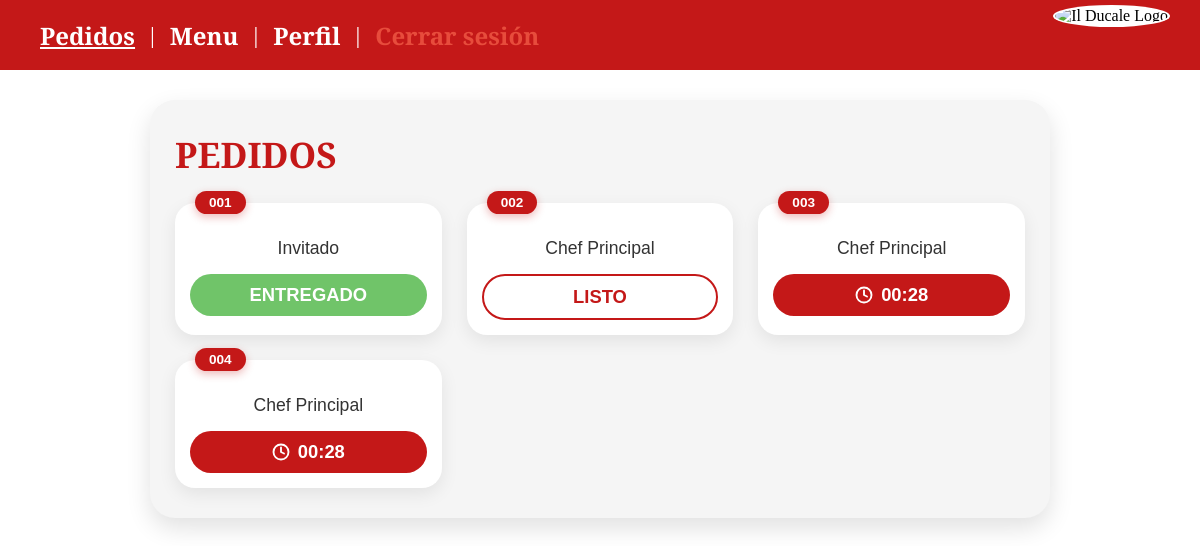
/pedidos (signed in), run on the app's committed database.
### tables this page shows
CREATE TABLE pedidos (
            id INTEGER PRIMARY KEY AUTOINCREMENT,
            cliente TEXT,
            fecha TEXT NOT NULL,
            total REAL NOT NULL,
            detalles TEXT,
            estado TEXT NOT NULL DEFAULT 'Pendiente'
        , categorias_listas TEXT DEFAULT '[]');

### app.py (the view)
@app.route("/pedidos")
def pedidos():
    if session.get('rol') != 'chef':
        return redirect(url_for('login'))
    conn = sqlite3.connect(DB_NAME)
    cursor = conn.cursor()
    cursor.execute("SELECT id, cliente, fecha, detalles, estado FROM pedidos ORDER BY id ASC")
    pedidos_db = cursor.fetchall()
    conn.close()
    pedidos_lista = []
    for p in pedidos_db:
        hora = p[2].split(" - ")[1].replace(" hs", "") if " - " in p[2] else p[2]
        pedidos_lista.append({
            'numero': f"{p[0]:03d}",
            'id_real': p[0],
            'cliente': p[1],
            'hora': hora,
            'detalles': json.loads(p[3]) if p[3] else [],
            'estado': p[4]
        })
    return render_template("pedidos.html", pedidos=pedidos_lista)

### templates/pedidos.html (shortened to what this page needs)
<!DOCTYPE html>
<html lang="es">
<head>
    <link rel="stylesheet" href="{{ url_for('static', filename='style.css') }}">
</head>
<body>
    <header class="navbar">
        <nav class="nav-links">
            <a href="/pedidos" class="active">Pedidos</a>
            <span class="divider">|</span>
            <a href="/menu_chef">Menu</a>
            <span class="divider">|</span>
            <a href="/perfil">Perfil</a>
            <span class="divider">|</span>
            <a href="/logout" class="btn-logout">Cerrar sesión</a>
        </nav>
        <div class="logo-header">
            <img src="{{ url_for('static', filename='logo.png') }}" alt="Il Ducale Logo">
        </div>
    </header>
    <main class="chef-pedidos-container">
        <div class="chef-pedidos-card">
            <h1 class="chef-section-title">PEDIDOS</h1>
            <div class="chef-pedidos-grid">
                {% for pedido in pedidos %}
                <div class="chef-order-card">
                    <div class="chef-order-badge">{{ pedido.numero }}</div>
                    <h2 class="chef-client-name">{{ pedido.cliente }}</h2>
                    {% if pedido.estado == 'Entregado' %}
                        <div class="chef-status-box status-entregado">
                            ENTREGADO
                        </div>
                    {% elif pedido.estado == 'Listo' %}
                        <form action="/entregar_pedido_chef/{{ pedido.id_real }}" method="POST" style="width: 100%;">
                            <button type="submit" class="chef-status-box status-listo btn-listo-action">
                                LISTO
                            </button>
                        </form>
                    {% else %}
                        <a href="/pedido_detalle/{{ pedido.id_real }}" class="chef-status-box status-pendiente" style="text-decoration: none;">
                            <svg width="18" height="18" viewBox="0 0 24 24" fill="none" stroke="#ffffff" stroke-width="2.5" stroke-linecap="round" stroke-linejoin="round">
                                <circle cx="12" cy="12" r="10"></circle>
                                <polyline points="12 6 12 12 16 14"></polyline>
                            </svg>
                            <span>{{ pedido.hora }}</span>
                        </a>
                    {% endif %}
                </div>
                {% else %}
                <p class="no-orders-msg">No hay pedidos registrados.</p>
                {% endfor %}
            </div>
        </div>
    </main>
</body>
</html>

### static/style.css (style rules this page uses)
* { box-sizing: border-box; margin: 0; padding: 0; }
body { background-color: #ffffff; font-family: 'Cinzel', 'Times New Roman', serif; min-height: 100vh; position: relative; }
.navbar { background-color: #c41818; height: 70px; display: flex; align-items: center; justify-content: space-between; padding: 0 40px; position: relative; width: 100%; }
.nav-links { display: flex; align-items: center; gap: 15px; }
.nav-links a { color: #ffffff; text-decoration: none; font-size: 1.5rem; font-weight: 700; font-family: 'Cinzel', serif; }
.nav-links a.active { text-decoration: underline; }
.divider { color: #ffffff; font-size: 1.5rem; font-weight: 300; }
.logo-header { position: absolute; right: 30px; top: 5px; }
.logo-header img { width: 90px; height: auto; background-color: white; border-radius: 50%; padding: 2px; }
.nav-links .btn-logout { color: #e74c3c; font-weight: bold; text-decoration: none; transition: color 0.3s ease; }
.chef-pedidos-container { padding: 20px 15px; display: flex; justify-content: center; width: 100%; }
.chef-pedidos-card { background-color: #f5f5f5; border-radius: 25px; width: 100%; max-width: 380px; padding: 25px 15px; box-shadow: 0 10px 25px rgba(0, 0, 0, 0.12); }
.chef-order-card { background-color: #ffffff; border-radius: 20px; padding: 20px 15px 15px 15px; position: relative; box-shadow: 0 6px 18px rgba(0, 0, 0, 0.08); display: flex; flex-direction: column; align-items: center; }
.chef-order-badge { position: absolute; top: -12px; left: 20px; background-color: #c41818; color: #ffffff; font-family: Arial, sans-serif; font-weight: bold; font-size: 0.95rem; padding: 4px 18px; border-radius: 15px; box-shadow: 0 3px 8px rgba(196, 24, 24, 0.3); }
.chef-client-name { font-family: Arial, sans-serif; font-size: 1.15rem; color: #333333; font-weight: 500; margin-top: 5px; margin-bottom: 15px; text-align: center; }
.chef-pedidos-container { padding: 30px 15px; display: flex; justify-content: center; width: 100%; }
.chef-pedidos-card { background-color: #f5f5f5; border-radius: 25px; width: 100%; max-width: 900px; padding: 30px 25px; box-shadow: 0 10px 25px rgba(0, 0, 0, 0.12); }
.chef-section-title { font-family: 'Cinzel', serif; color: #c41818; font-size: 2.2rem; margin-bottom: 25px; text-align: left; }
.chef-pedidos-grid { display: grid; grid-template-columns: repeat(auto-fill, minmax(240px, 1fr)); gap: 25px; }
.chef-order-card { background-color: #ffffff; border-radius: 20px; padding: 25px 15px 15px 15px; position: relative; box-shadow: 0 6px 18px rgba(0, 0, 0, 0.08); display: flex; flex-direction: column; align-items: center; }
.chef-order-badge { position: absolute; top: -12px; left: 20px; background-color: #c41818; color: #ffffff; font-family: Arial, sans-serif; font-weight: bold; font-size: 0.85rem; padding: 4px 14px; border-radius: 12px; }
.chef-client-name { font-family: Arial, sans-serif; font-size: 1.1rem; color: #333333; font-weight: 500; margin-top: 10px; margin-bottom: 15px; text-align: center; }
.chef-status-box { width: 100%; padding: 10px 0; border-radius: 25px; display: flex; align-items: center; justify-content: center; gap: 8px; font-family: Arial, sans-serif; font-size: 1.15rem; font-weight: bold; }
.status-pendiente { background-color: #c41818; color: #ffffff; }
.status-listo { background-color: #ffffff; color: #c41818; border: 2px solid #c41818; }
.status-entregado { background-color: #70c469; color: #ffffff; }
.btn-listo-action { cursor: pointer; border: 2px solid #c41818; background-color: #ffffff; color: #c41818; transition: all 0.2s ease; }

### data on the page
pedidos: numero "001", cliente "Invitado", estado "ENTREGADO"
pedidos: numero "002", cliente "Chef Principal"
pedidos: numero "003", cliente "Chef Principal", hora "00:28"
pedidos: numero "004", cliente "Chef Principal", hora "00:28"
